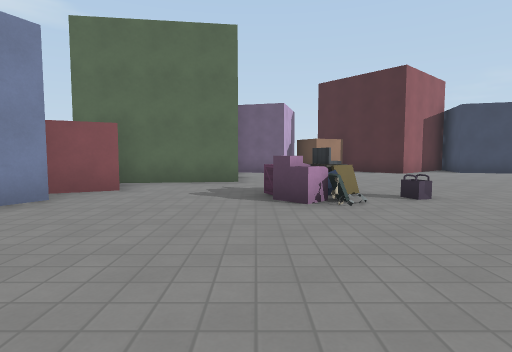
[1] (above)

12 first-person views from a walk through a level from a Godot 3-D game. The camera is 1.2 m above the floor, tilts 4° down and sees 80° across. The floor is counted in squares, 1.8 m on a side. Each view is taken from the middle of a square. On the plan, view 1 faces up. The plan holds only what a view shows up to about 10 squares ahead; the rest is blank. The place goes on beyond the plan. Flat picture figures and markers are not drawn. Some surface patterns are stand-ins.

[2]
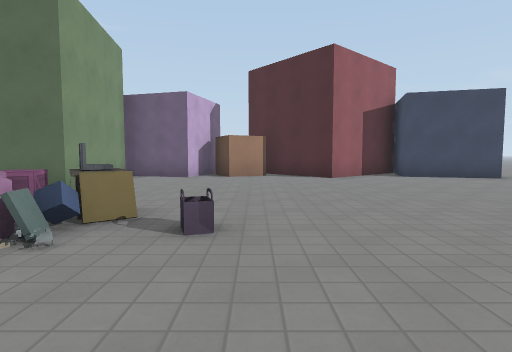

[3]
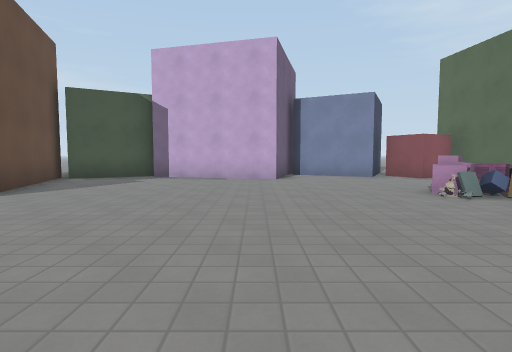

[4]
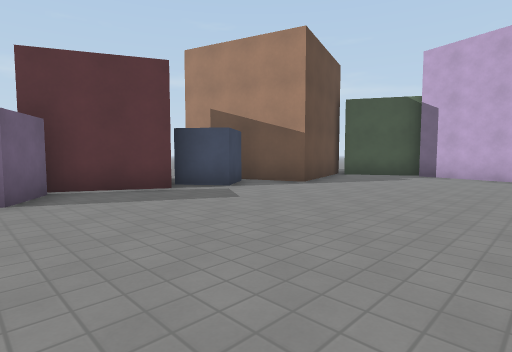

[5]
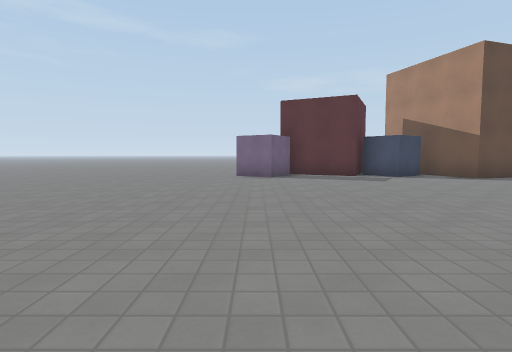

[6]
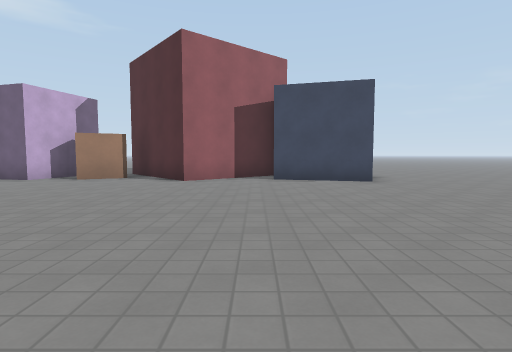

[7]
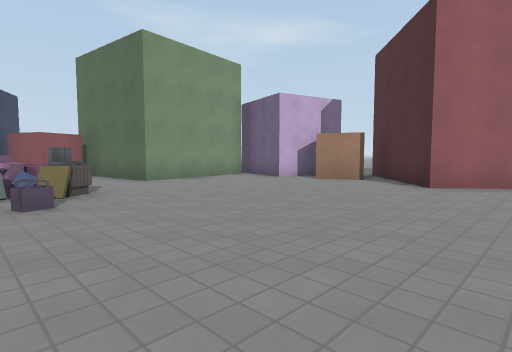

[8]
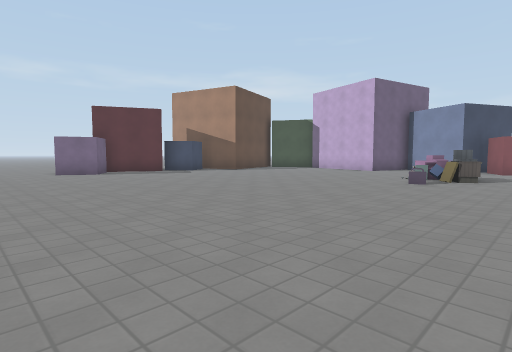

[9]
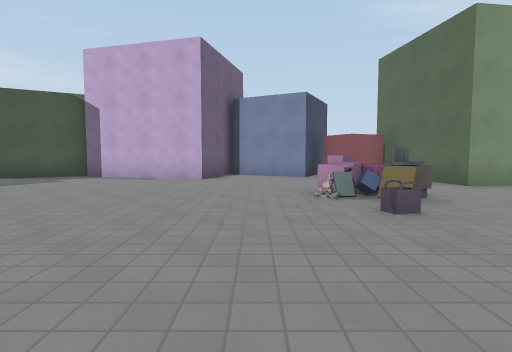

[10]
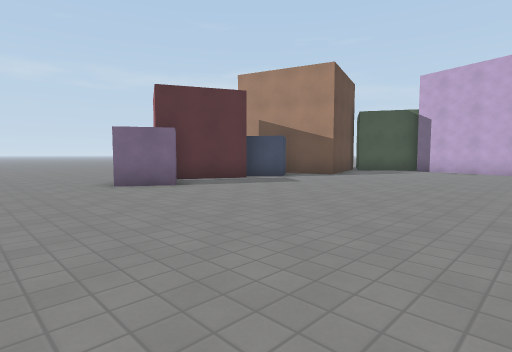

[11]
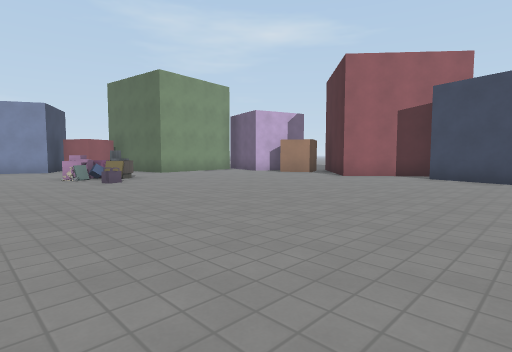

[12]
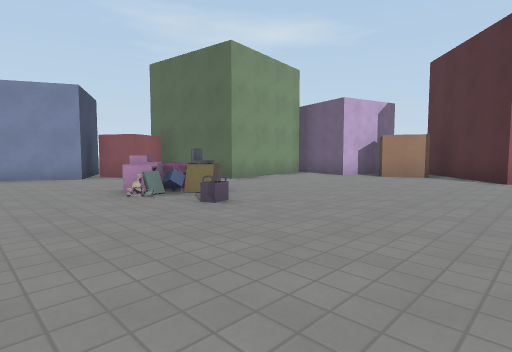

### Floor plan
Points are (right, up) in squares from view 1. A wall is a line through its corners. A room is listed if a view was taken in it or the views show most of it. See-through windows are left out.
Room 1 (views 1, 2, 3, 4, 5, 6, 7, 8, 9, 10, 11, 12)
walls: (-3.1, 6.8) (-2.5, 5.7) (-3.7, 5.1); (-4, 2) (-2.2, 1.6) (-3.2, -2.1); (1.7, -4.8) (2.7, -4.1) (3.6, -5.2) (3.9, -4.5) (5.9, -5.4); (5.8, -5.1) (6.5, -3.9); (3.4, 11.7) (2.2, 11.2); (-3.5, -2.1) (-2.4, -4.2); (-4.9, 5.4) (-3.1, 4.5) (-4, 2.6); (10, 10.5) (7.5, 11.2) (7.7, 12.1); (-0.9, 11.3) (-0.4, 7.5) (-3.9, 7); (1.4, 12.5) (1, 11) (-1.1, 11.6); (-2.8, -4.6) (0.8, -3.5) (1.4, -5.2); (7.6, 12.8) (5.2, 10.7) (2.7, 13.5)
ways out: opening at (9, -4)
objects: box (0, 5) to (1, 5); other object (1, 3); block (1, 4); table (1, 6); bag (2, 5)

Where each view was taken, in squares from view 1:
view 1: 0 up, 0 right, facing up
view 2: 2 up, 3 right, facing up
view 3: 1 up, 6 right, facing left
view 4: 1 up, 7 right, facing down-left
view 5: 5 up, 7 right, facing down
view 6: 3 up, 7 right, facing up
view 7: 4 up, 7 right, facing up-left
view 8: 7 up, 10 right, facing down-left
view 9: 3 up, 6 right, facing left
view 10: 2 up, 10 right, facing down-left
view 11: 2 up, 10 right, facing up-left
view 12: 2 up, 6 right, facing up-left
